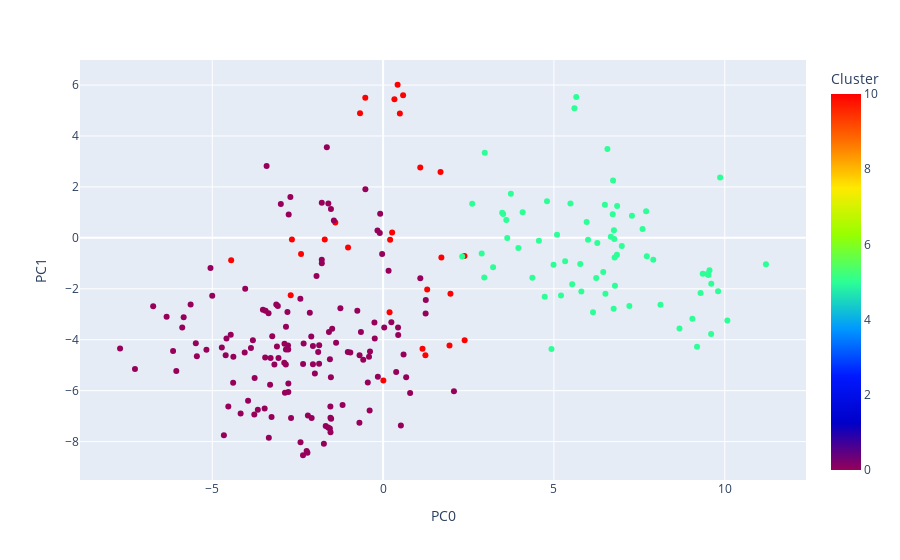

Notebook code for this chart:
### Code cell
vs_labelled = principal_df
vs_labelled['Cluster'] = list(c_labels)

# Picking a few clusters so they are more easily distinguished
test = vs_labelled.loc[(vs_labelled.loc[:,'Cluster'] == 0) | 
                       (vs_labelled.loc[:,'Cluster'] == 5) |
                       (vs_labelled.loc[:,'Cluster'] == 10)]

fig = px.scatter(test, 
                 x='PC0', y='PC1', 
                 hover_data={'Title': list(test.iloc[:, 0])},
                 color='Cluster',
                 color_continuous_scale=px.colors.sequential.Rainbow)

fig.layout.height = 500
fig.show()

### Figure 1 — Plotly figure (JSON) as saved in the notebook; plotly's stock layout.template omitted (floating-point values rounded to 4 significant figures; data arrays with more than 128 entries replaced by an {"elided": "..."} marker saying what was removed)
{"data": [{"customdata": {"elided": "231x1 str values"}, "hovertemplate": "PC0=%{x}<br>PC1=%{y}<br>Title=%{customdata[0]}<br>Cluster=%{marker.color}<extra></extra>", "legendgroup": "", "marker": {"color": {"elided": "231 int values"}, "coloraxis": "coloraxis", "symbol": "circle"}, "mode": "markers", "name": "", "orientation": "v", "showlegend": false, "type": "scatter", "x": {"elided": "231 float values"}, "xaxis": "x", "y": {"elided": "231 float values"}, "yaxis": "y"}], "layout": {"autosize": true, "coloraxis": {"colorbar": {"title": {"text": "Cluster"}}, "colorscale": [[0, "rgb(150,0,90)"], [0.125, "rgb(0,0,200)"], [0.25, "rgb(0,25,255)"], [0.375, "rgb(0,152,255)"], [0.5, "rgb(44,255,150)"], [0.625, "rgb(151,255,0)"], [0.75, "rgb(255,234,0)"], [0.875, "rgb(255,111,0)"], [1, "rgb(255,0,0)"]]}, "legend": {"tracegroupgap": 0}, "margin": {"t": 60}, "xaxis": {"anchor": "y", "autorange": true, "domain": [0, 1], "range": [-8.819, 12.32], "title": {"text": "PC0"}, "type": "linear"}, "yaxis": {"anchor": "x", "autorange": true, "domain": [0, 1], "range": [-9.536, 7.012], "title": {"text": "PC1"}, "type": "linear"}}}
